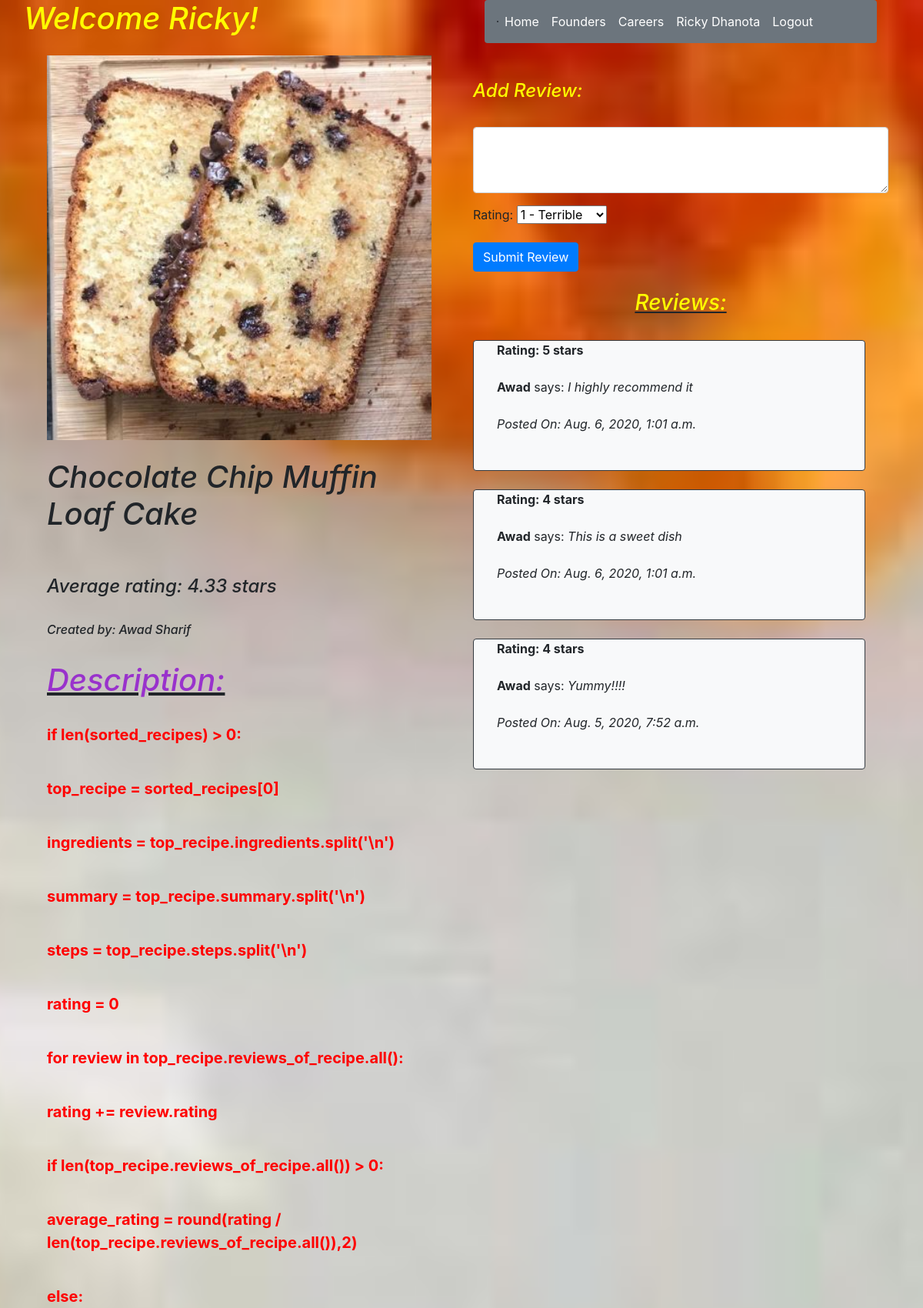
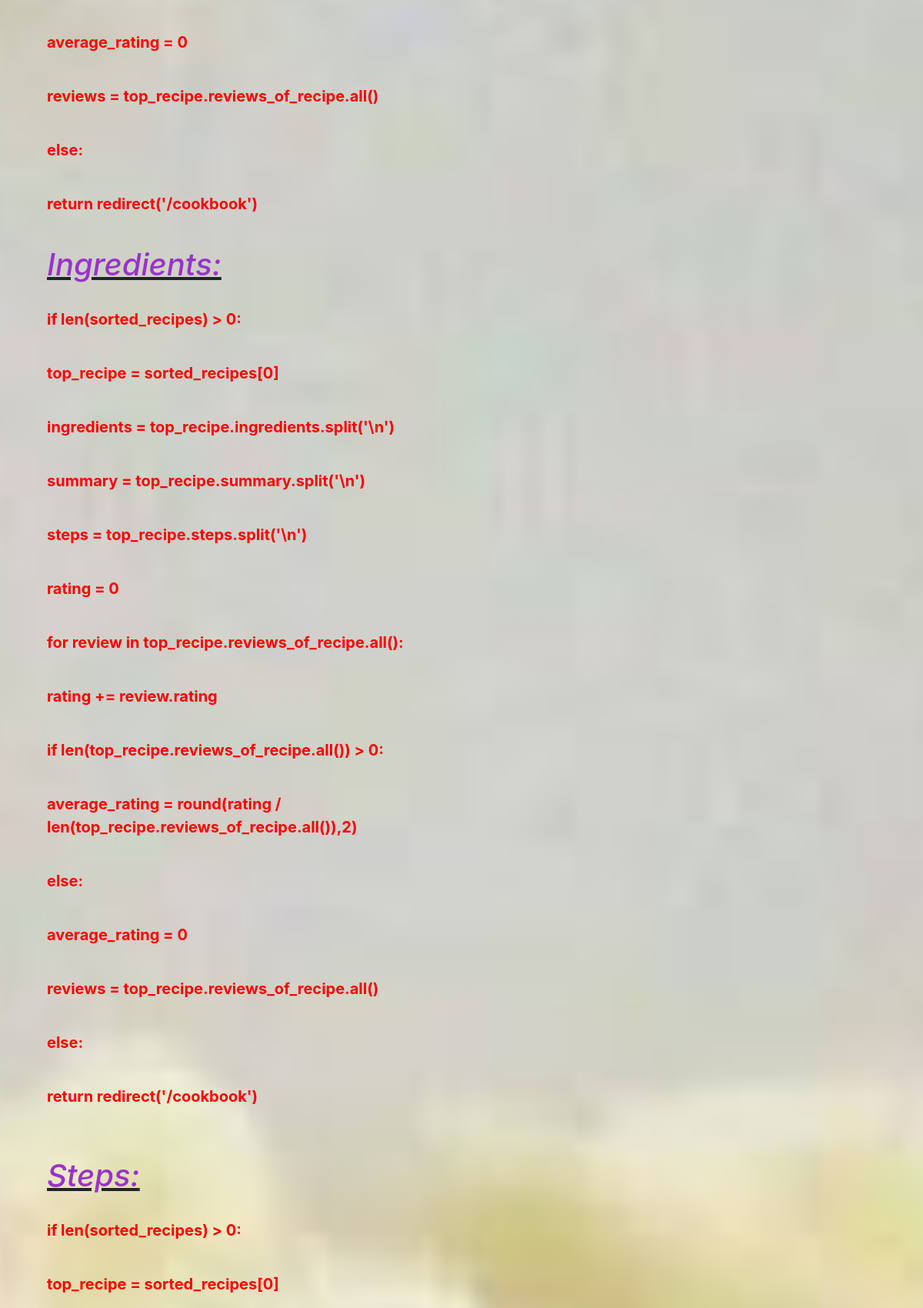
The app's page /recipe/info/14 (signed in, upper part) with its own data (2 pictures, top to bottom).
### recipe_app/models.py (models this page shows)
class User(models.Model):
    first_name = models.CharField(max_length=255)
    last_name = models.CharField(max_length=255)
    email = models.EmailField(max_length=255)
    password = models.CharField(max_length=255)
    created_at = models.DateTimeField(auto_now_add=True)
    updated_at = models.DateTimeField(auto_now=True)
    profilepic = models.CharField(null=True, max_length=255)
    objects = UserManager()

class Recipes(models.Model):
    name = models.CharField(max_length=255)
    summary = models.TextField()
    ingredients = models.TextField()
    steps = models.TextField()
    image = models.ImageField()
    owner = models.ForeignKey(User,related_name="recipes_of_user",on_delete = models.CASCADE)
    is_dessert = models.BooleanField()
    created_at = models.DateTimeField(auto_now_add=True)
    updated_at = models.DateTimeField(auto_now=True)
    objects = Recipes_Manager()

class Reviews(models.Model):
    content = models.TextField()
    rating = models.IntegerField()
    reviewer = models.ForeignKey(User,related_name="reviews_of_user",on_delete = models.CASCADE)
    recipe = models.ForeignKey(Recipes,related_name="reviews_of_recipe",on_delete = models.CASCADE)
    created_at = models.DateTimeField(auto_now_add=True)
    updated_at = models.DateTimeField(auto_now=True)
    objects = Reviews_Manager()

### recipe_app/views.py (the view)
# urls.py: path('recipe/info/<int:id>', views.recipe_info),
def recipe_info(request,id):
    if 'userid' not in request.session:
        return redirect('/')
    recipe = Recipes.objects.get(id=id)
    ingredients = recipe.ingredients.split('\n')
    summary = recipe.summary.split('\n')
    steps = recipe.steps.split('\n')
    rating = 0
    for review in recipe.reviews_of_recipe.all():
        rating += review.rating
    if len(recipe.reviews_of_recipe.all()) > 0:
        average_rating = round(rating / len(recipe.reviews_of_recipe.all()),2)
    else:
        average_rating = 0
    context = {
        'user': User.objects.get(id=request.session['userid']),
        'recipe': Recipes.objects.get(id=id),
        'ingredients': ingredients,
        'summaries': summary,
        'steps': steps,
        "Reviews": recipe.reviews_of_recipe.all().order_by("-created_at"),
        "rating": average_rating
    }
    return render(request,'recipe_info.html',context)

### recipe_app/templates/recipe_info.html (shortened to what this page needs)
{% load static %}
<!DOCTYPE html>
<html lang="en">
    <head>
        <link rel="stylesheet" href="https://stackpath.bootstrapcdn.com/bootstrap/4.5.0/css/bootstrap.min.css">
        <link rel="stylesheet" type="text/css" href="/static/css/style.css">
    </head>
    <body class="recipe_info bg-light">
        <div class="container">
            <div class="row">
                <div class="col-6 px-3">
                    <div class="form-group row">
                        <em><h1 class="text">Welcome {{user.first_name}}!</h1></em>
                    </div>
                    <div class="col-12">
                        <img src="{{recipe.image.url}}" width="500" height="500">
                    </div>
                    <div class="col-12">
                        <br>
                        <em><strong><h1>{{recipe.name}}</h1></strong></em>
                        <br><br>
                        <em><h4>Average rating: {{rating}} stars</h4></em>
                        <br>
                        <em><h6>Created by: {{recipe.owner.first_name}} {{recipe.owner.last_name}}</h6></em>
                        <br>
                        <em><u><h4 class="heading">Description: </h4></u></em>
                        <br>
                        {% for summary in summaries %}
                            <b><p class="info">{{ summary }}</p></b>
                            <br>
                        {% endfor %}
                        <em><u><h4 class="heading">Ingredients: </h4></u></em>
                        <br>
                        {% for ingredient in ingredients %}
                            <b><p class="info">{{ ingredient }}</p></b>
                            <br>
                        {% endfor %}
                        <br>
                        <em><u><h4 class="heading">Steps: </h4></u></em>
                        <br>
                        {% for step in steps %}
                            <b><p class="info">{{ step }}</p></b>
                            <br>
                        {% endfor %}
                    </div>
                </div>
                <div class="col-6">
                    <div class="col-12">
                        <nav class="navbar navbar-expand-lg rounded navbar-light bg-secondary">
                            <span class="border border-dark"></span>
                                <div class="collapse navbar-collapse" id="navbarNav">
                                <ul class="navbar-nav">
                                    <li class="nav-item active">
                                        <a class="nav-link text-white" href="/welcome">Home</a>
                                    </li>
                                    <li class="nav-item active">
                                        <a class="nav-link text-white" href="/founders">Founders</a>
                                    </li>
                                    <li class="nav-item active">
                                         <a class="nav-link text-white" href="#">Careers</a>
                                    </li>
                                    <li class="nav-item active">
                                         <a class="nav-link text-white" href="/userprofile/{{user.id}}">{{user.first_name}} {{user.last_name}}</a>
                                    </li>
                                    <li class="nav-item active">
                                        <a class="nav-link text-white" href="/logout">Logout</a>
                                    </li>
                                </ul>
                                </div>
                        </nav>
                    </div>
                    <br><br>
                    <div>
                        <form action="/review/add" method="post" id="review" review="{{recipe.id}}">
                            <div class="form-group">
                                <em><h4 class="text">Add Review: </h4></em>
                                <br>
                                <textarea class="form-control" id="content" name="Review" rows="3"></textarea>
                            </div>
                            <div class="form-group row">
                                <div class="col-12">
                                    <label for="Rating">Rating:</label>
                                    <select name="Rating" id="Rating" class="content">
                                        <option value="1">1 - Terrible</option>
                                    </select>
                                </div>
                            </div>
                            <button type="submit" class="btn btn-primary">Submit Review</button>
                        </form>
                    </div>
                    <br>
                        <u><em><h3 class="text text-center">Reviews:</h3></em></u>
                        <br>
                        <div class="form-group row" id="reviews">
                            {% for review in Reviews %}
                                <br><br>
                                <div class="card-deck col-12 bg-dark-rounded ajax" id="{{review.id}}">
                                    <br><br><br><br>
                                    <div class="card mb-4 bg-light rounded border border-dark">
                                        <div class="col-12">
                                            <div class="col-12">
                                                <b>Rating: {{review.rating}} stars</b>
                                                <br><br>
                                                <strong>{{review.reviewer.first_name}}</strong> says: <em>{{review.content}}</em>
                                                <br><br>
                                                <em>Posted On: {{review.created_at}}</em>
                                                <br><br>
                                            </div>
                                            <br>
                                        </div>
                                    </div>
                                </div>
                                <br><br>
                            {% endfor %}
                        </div>
                </div>
            </div>
        </div>
    </body>
</html>

### recipe_app/static/css/style.css (style rules this page uses)
.welcome, .recipe_info { background-image: url("/static/cut_vegetables.JPG"); background-size: 100%; background-position: center; background-repeat: no-repeat; background-size: cover; }
.heading { color: darkorchid; font-size: 40px; }
.info { color: red; font-size: 20px; }
.text { color: yellow; }

### records on screen
User: first_name "Ricky", last_name "Dhanota"
Recipes: image (picture), name "Chocolate Chip Muffin Loaf Cake", owner.first_name "Awad", owner.last_name "Sharif"
Reviews: rating "5", reviewer.first_name "Awad", content "I highly recommend it", created_at "Aug. 6, 2020, 1:01 a.m."
Reviews: rating "4", reviewer.first_name "Awad", content "This is a sweet dish", created_at "Aug. 6, 2020, 1:01 a.m."
Reviews: rating "4", reviewer.first_name "Awad", content "Yummy!!!!", created_at "Aug. 5, 2020, 7:52 a.m."

### other values on screen
{{ rating }} "4.33"
{{ summary }} "if len(sorted_recipes) > 0:" "top_recipe = sorted_recipes[0]" "ingredients = top_recipe.ingredients.split('\\n')" "summary = top_recipe.summary.split('\\n')" "steps = top_recipe.steps.split('\\n')" "rating = 0" "for review in top_recipe.reviews_of_recipe.all():" "rating += review.rating" "if len(top_recipe.reviews_of_recipe.all()) > 0:" "average_rating = round(rating / len(top_recipe.reviews_of_recipe.all()),2)" "else:" "average_rating = 0" "reviews = top_recipe.reviews_of_recipe.all()" "else:" "return redirect('/cookbook')"
{{ ingredient }} "if len(sorted_recipes) > 0:" "top_recipe = sorted_recipes[0]" "ingredients = top_recipe.ingredients.split('\\n')" "summary = top_recipe.summary.split('\\n')" "steps = top_recipe.steps.split('\\n')" "rating = 0" "for review in top_recipe.reviews_of_recipe.all():" "rating += review.rating" "if len(top_recipe.reviews_of_recipe.all()) > 0:" "average_rating = round(rating / len(top_recipe.reviews_of_recipe.all()),2)" "else:" "average_rating = 0" "reviews = top_recipe.reviews_of_recipe.all()" "else:" "return redirect('/cookbook')"
{{ step }} "if len(sorted_recipes) > 0:" "top_recipe = sorted_recipes[0]"
